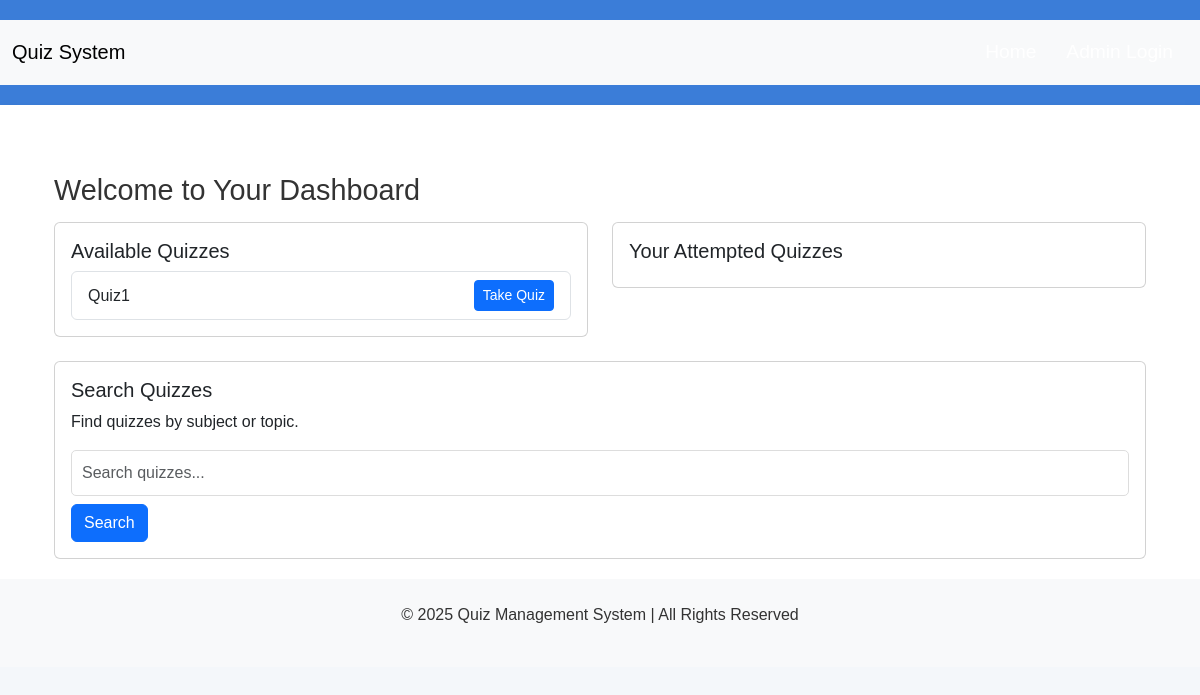
Before: /user/dashboard (signed in) with the older database file.
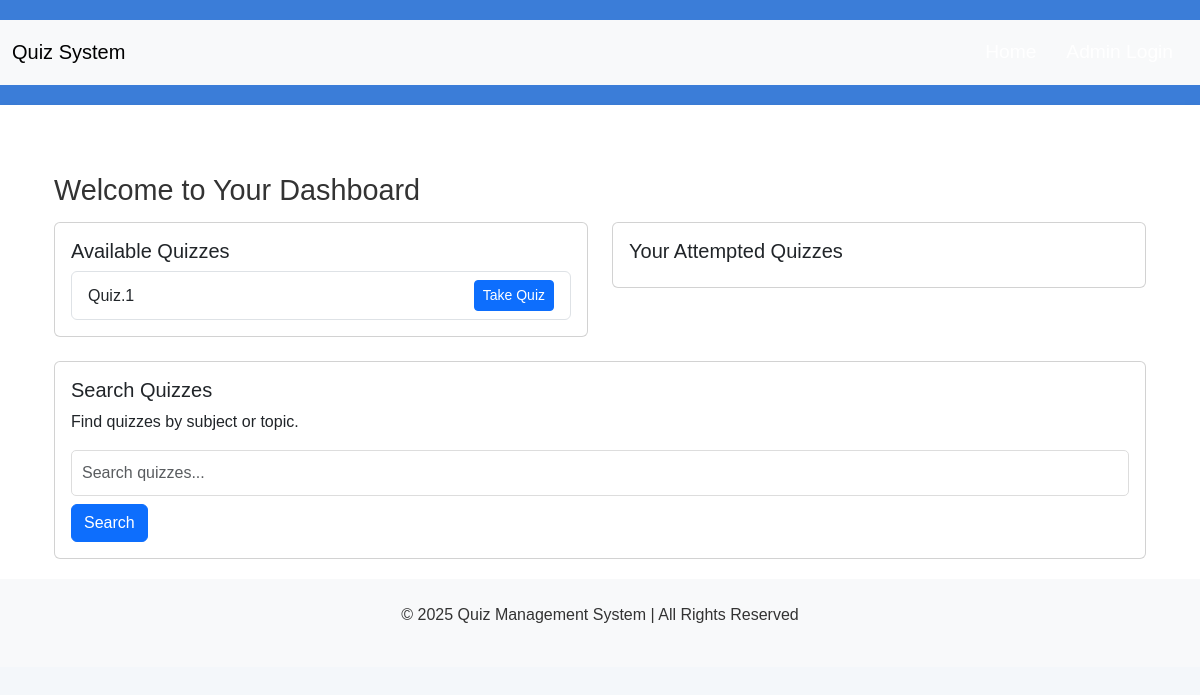
After: the same page with the newer database file.
### app.py (models this page shows)
class Quiz(db.Model):
    id = db.Column(db.Integer, primary_key=True)
    title = db.Column(db.String(100), nullable=False)
    duration = db.Column(db.Integer, nullable=False)
    chapter_id = db.Column(db.Integer, db.ForeignKey('chapter.id'), nullable=False)
    questions = db.relationship('Question', backref='quiz', lazy=True)
    attempts = db.relationship('QuizAttempt', backref='quiz', lazy=True)

### app.py (the view)
@app.route('/user/dashboard', methods=['GET', 'POST'])
@login_required
def user_dashboard():
    available_quizzes = Quiz.query.all()
    attempted_quizzes = QuizAttempt.query.filter_by(user_id=current_user.id).all()
    return render_template('user/dashboard.html',
                           available_quizzes=available_quizzes,
                           attempted_quizzes=attempted_quizzes)

### app.py (called while the page is built)
@login_manager.user_loader
def load_user(user_id):
    return User.query.get(int(user_id))

### templates/user/dashboard.html (shortened to what this page needs)
{% extends 'base.html' %}
{% block content %}
<div class="container mt-5">
    <h2>Welcome to Your Dashboard</h2>
    <div class="row">
        <div class="col-md-6">
            <div class="card mb-4">
                <div class="card-body">
                    <h5 class="card-title">Available Quizzes</h5>
                    <ul class="list-group">
                    {% for quiz in available_quizzes %}
                        <li class="list-group-item d-flex justify-content-between align-items-center">
                            {{ quiz.title }}
                            <a href="{{ url_for('take_quiz', quiz_id=quiz.id) }}" class="btn btn-primary btn-sm">Take Quiz</a>
                        </li>
                    {% endfor %}
                    </ul>
                </div>
            </div>
        </div>
        <div class="col-md-6">
            <div class="card mb-4">
                <div class="card-body">
                    <h5 class="card-title">Your Attempted Quizzes</h5>
                </div>
            </div>
        </div>
    </div>
    <div class="row">
        <div class="col-md-12">
            <div class="card">
                <div class="card-body">
                    <h5 class="card-title">Search Quizzes</h5>
                    <p class="card-text">Find quizzes by subject or topic.</p>
                    <input type="text" id="searchQuery" class="form-control mb-2" placeholder="Search quizzes...">
                    <button onclick="searchQuizzes()" class="btn btn-primary">Search</button>
                </div>
            </div>
        </div>
    </div>
</div>
{% endblock %}

Changed rows visible on the page:
changed Quiz: title "Quiz1" → "Quiz.1"
